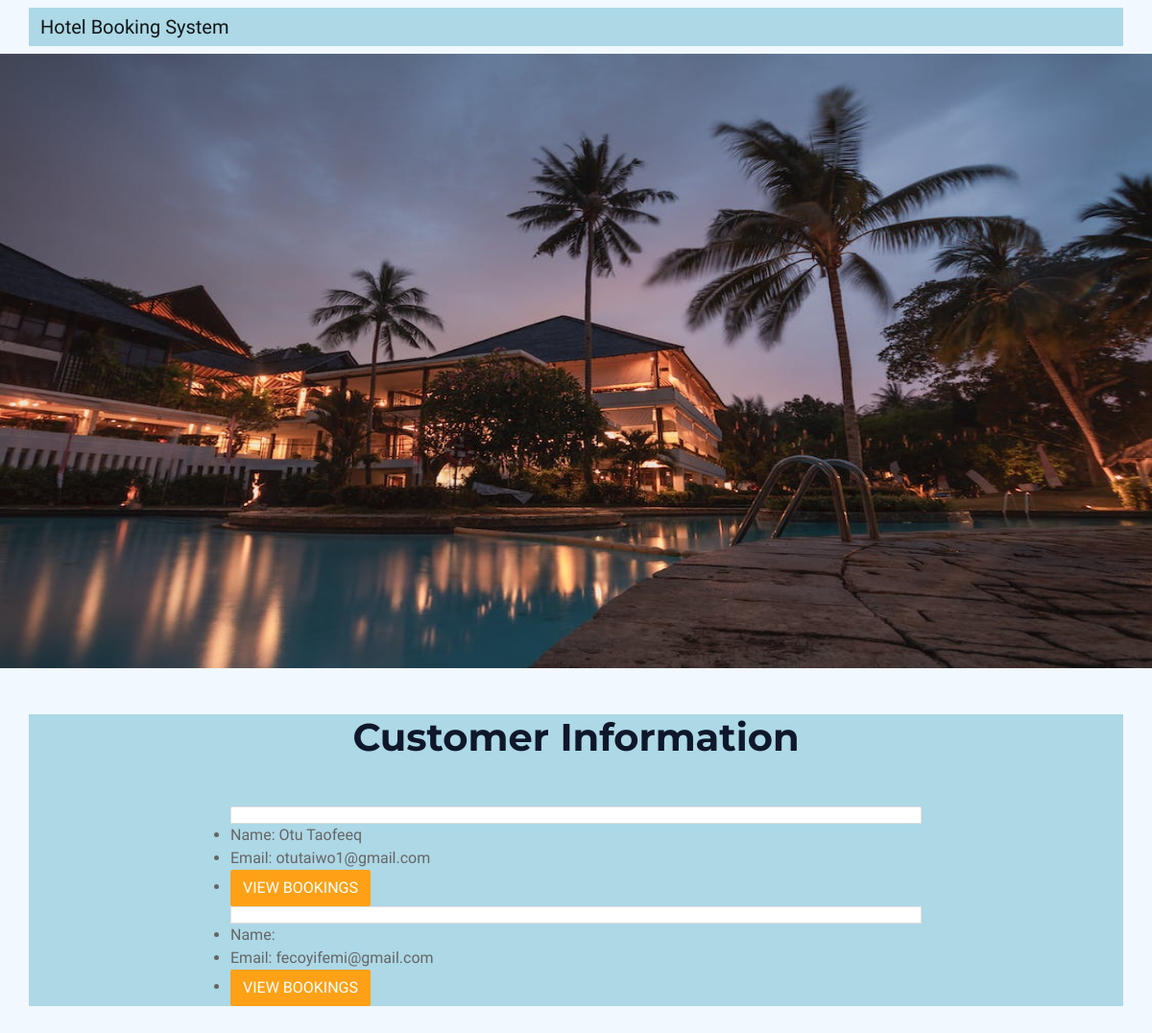
Screenshot of /customer_info/ (signed in) with the database file from the repository.
### bookings/models.py (models this page shows, shortened)
class Booking(models.Model):
    user = models.ForeignKey(settings.AUTH_USER_MODEL, on_delete=models.CASCADE)
    admin_user= models.ForeignKey(settings.AUTH_USER_MODEL, on_delete=models.CASCADE, related_name='bookings_admin', default=3)
    room = models.ForeignKey(Room, on_delete=models.CASCADE)
    check_in = models.DateField()
    check_out = models.DateField()
    created_at = models.DateTimeField(auto_now_add=True)
    updated_at = models.DateTimeField(auto_now=True)
    status_choices = [
        ('pending', 'Pending'),
        ('accepted', 'Accepted'),
        ('rejected', 'Rejected'),
    ]
    status = models.CharField(max_length=10, choices=status_choices, default='pending')
    number_of_guests = models.PositiveIntegerField()
    customer_email = models.EmailField(max_length=255)
    customer_name =  models.CharField(max_length=100, default='')

### accounts/models.py (models this page shows, shortened)
class CustomUser(AbstractBaseUser):
    email = models.EmailField(verbose_name='Email', max_length=255, unique=True)
    first_name = models.CharField(verbose_name='First Name', max_length=255, blank=True)
    last_name = models.CharField(verbose_name='Last Name', max_length=255, blank=True)
    is_staff = models.BooleanField(default=False)
    is_active = models.BooleanField(default=True)
    is_admin = models.BooleanField(default=False)
    is_customer = models.BooleanField(default=True)
    is_superuser = models.BooleanField(default=False)
    created_at = models.DateTimeField(auto_now_add=True)
    updated_at = models.DateTimeField(auto_now=True)
    objects = CustomUserManager()
    USERNAME_FIELD = 'email'
    REQUIRED_FIELDS = []

### bookings/views.py (the view)
# urls.py: path('customer_info/', views.customer_info, name='customer_info'),
@login_required
def customer_info(request):
    bookings = Booking.objects.all()
    return render(request, 'customer_info.html', {'bookings': bookings})

### bookings/templates/customer_info.html
{% extends 'base.html' %}
{% block content %}
  <div class="container my-5">
    <h1 class="text-center mb-5">Customer Information</h1>
    {% if bookings %}
      <div class="row">
        <div class="col-md-8 offset-md-2">
          <ul class="list-group">
            {% for booking in bookings %}
              <li class="list-group-item d-flex justify-content-between align-items-center">
                <li>Name: {{ booking.customer_name }}</li>
                <li>Email: {{ booking.user.email }}<li>
                <a href="{% url 'bookings:customer_bookings' booking.user.id %}" class="btn btn-primary">View Bookings</a>
              </li>
            {% endfor %}
          </ul>
        </div>
      </div>
    {% else %}
      <p class="text-center">No Customer.</p>
    {% endif %}
  </div>
{% endblock %}

### bookings/static/css/style.css (style rules this page uses)
:root { --primary: #FEA116; --light: #F1F8FF; --dark: #0F172B; }
.btn { font-weight: 500; text-transform: uppercase; transition: .5s; }
.btn.btn-primary, .btn.btn-secondary { color: #FFFFFF; }

### bookings/templates/base.html (style rules this page uses)
.container { background-color: #ADD8E6; }

### rows the page displays
Booking: customer_name "Otu Taofeeq", user.email "otutaiwo1@gmail.com"
Booking: user.email "fecoyifemi@gmail.com"
